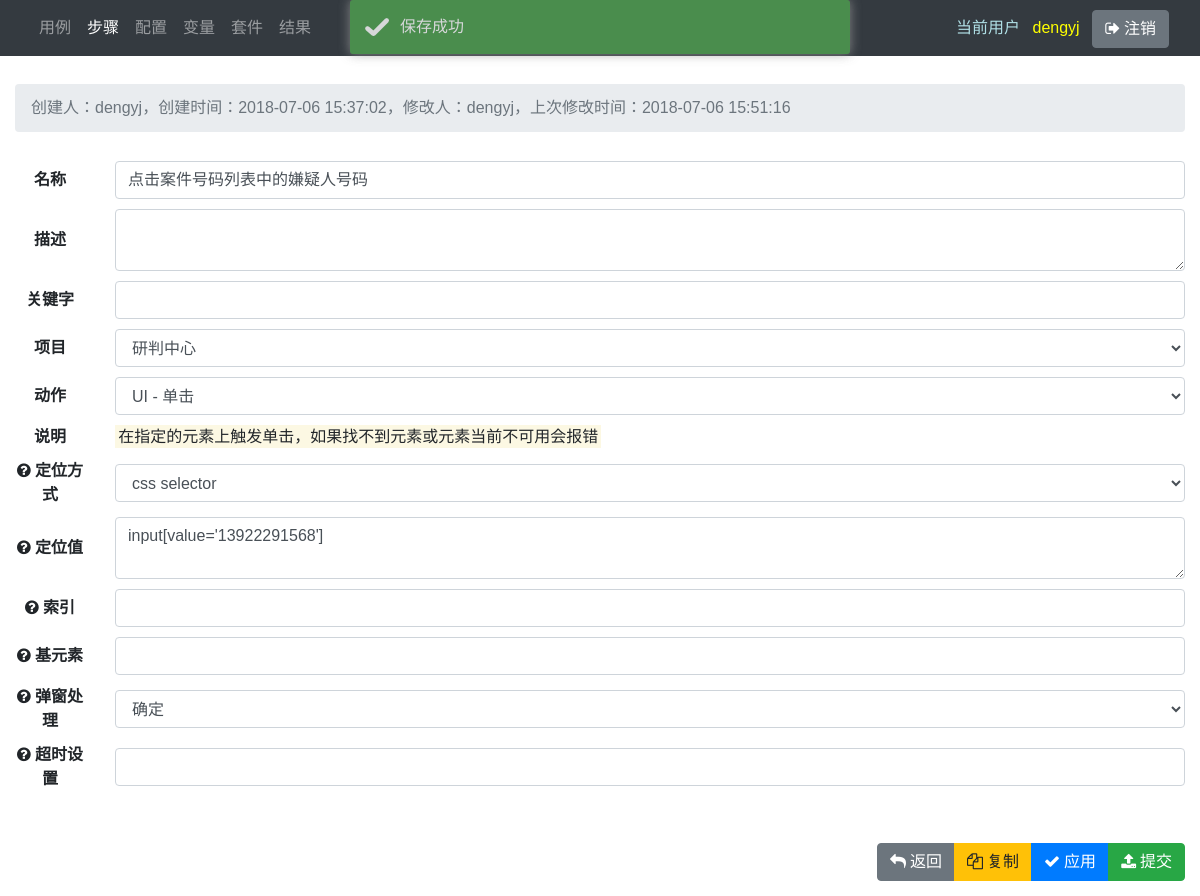
/step/65/ (signed in), run on an earlier commit of the app's database.
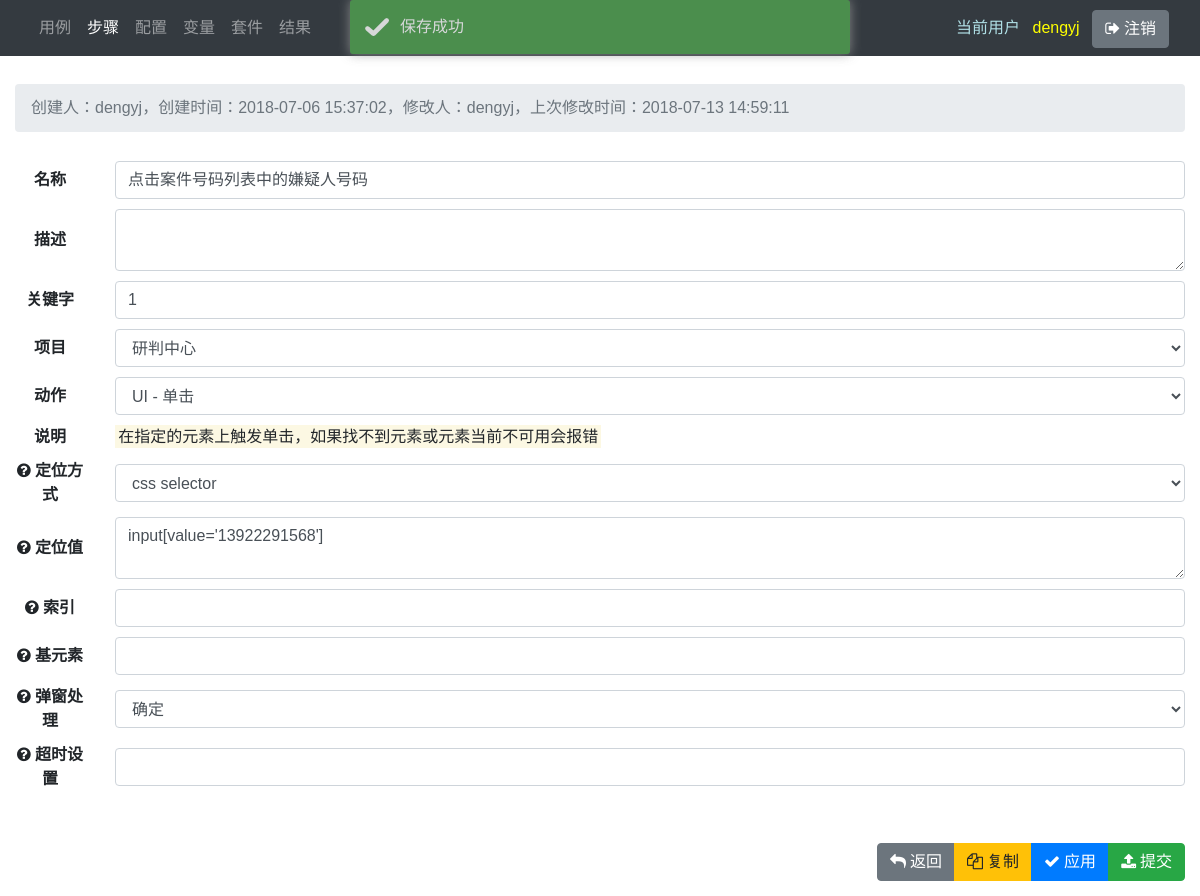
And on a later commit of the database.
### main/models.py (models this page shows, shortened)
class Step(models.Model):
    code = models.UUIDField(auto_created=True, default=uuid.uuid1, editable=False)
    name = models.CharField(max_length=100)
    description = models.TextField(blank=True)
    keyword = models.CharField(blank=True, max_length=100)
    project = models.ForeignKey('main.Project', on_delete=models.SET_NULL, blank=True, null=True)
    creator = models.ForeignKey(
        User, verbose_name='创建人', related_name='step_creator', on_delete=models.SET_NULL, blank=True, null=True)
    created_date = models.DateTimeField('创建时间', auto_now_add=True, null=True)
    modifier = models.ForeignKey(
        User, verbose_name='修改人', related_name='step_modifier', on_delete=models.SET_NULL, blank=True, null=True)
    modified_date = models.DateTimeField('修改时间', auto_now=True, null=True)
    is_active = models.BooleanField(default=True)
    action = models.ForeignKey('main.Action', on_delete=models.SET_NULL, blank=True, null=True)
    timeout = models.FloatField(blank=True, null=True)
    save_as = models.CharField(blank=True, max_length=100)
    ui_by_list = (
        (0, ''),
        (1, 'id'),
        (2, 'xpath'),
        (3, 'link text'),
        (4, 'partial link text'),
        (5, 'name'),
        (6, 'tag name'),
        (7, 'class name'),
        (8, 'css selector'),
        (9, 'public element'),
        (10, 'variable'),
    )
    ui_by = models.IntegerField(choices=ui_by_list, default=0)
    ui_locator = models.TextField(blank=True)
    ui_index = models.IntegerField(blank=True, null=True)
    ui_base_element = models.CharField(max_length=1000, blank=True)
    ui_data = models.TextField(blank=True)
    ui_special_action_list = (
        (0, ''),
        (1, '鼠标 - 单击'),
        (2, '鼠标 - 点击后不放'),
        (3, '鼠标 - 右键单击'),
        (4, '鼠标 - 双击'),
        (5, '鼠标 - 释放'),
        (6, '鼠标 - 移动到偏移点位置'),
        (7, '鼠标 - 移动到某元素中间'),
        (8, '鼠标 - 移动到某元素左上角为基准的偏移点位置'),
        (9, '鼠标 - 拖动某元素到另一元素上'),
        (10, '鼠标 - 拖动某元素到偏移点位置'),
        (11, '键盘 - 按下某键不释放'),
        (12, '键盘 - 释放某键'),
        (13, '键盘 - 发送按键（组）到当前焦点元素'),
        (14, '键盘 - 发送按键（组）到指定元素'),
    )
    ui_special_action = models.IntegerField(choices=ui_special_action_list, default=0)
    ui_alert_handle_list = (
        (1, '确定'),
        (2, '取消'),
        (3, '忽略'),
    )
    ui_alert_handle = models.IntegerField(choices=ui_alert_handle_list, default=1)
    api_url = models.TextField(blank=True)
    api_headers = models.TextField(blank=True)
    api_body = models.TextField(blank=True)
    api_data = models.TextField(blank=True)
    other_data = models.TextField(blank=True)
    other_sub_case = models.ForeignKey(
        'main.Case', on_delete=models.SET_NULL, blank=True, null=True, related_name='step_sub_case')
    class Meta:
        ordering = ['-modified_date']
        pass

### main/views/step.py (the view, shortened to what this page needs)
# urls.py: path('step/<str:pk>/', step.detail, name='step'),
@login_required
def detail(request, pk):
    next_ = request.GET.get('next', '/home/')
    inside = request.GET.get('inside')
    try:
        obj = Step.objects.select_related('creator', 'modifier').get(pk=pk)
    except Step.DoesNotExist:
        raise Http404('Step does not exist')
    if request.method == 'GET':
        related_objects = obj.case_set.filter(is_active=True)
        form = StepForm(instance=obj)
        if request.session.get('status', None) == 'success':
            prompt = 'success'
        request.session['status'] = None
        redirect_url = request.GET.get('redirect_url', request.META.get('HTTP_REFERER', '/home/'))
        return render(request, 'main/step/detail.html', locals())

### main/forms.py
class StepForm(forms.ModelForm):
    action = forms.ModelChoiceField(
        queryset=Action.objects.select_related('creator', 'modifier', 'type').order_by('type', 'pk'))
    other_sub_case = forms.ModelChoiceField(queryset=Case.objects.filter(is_active=True).order_by('pk'), required=False)
    is_active = forms.CharField(required=False, validators=[])
    project = forms.ModelChoiceField(queryset=Project.objects, required=True)
    class Meta:
        model = Step
        fields = '__all__'
        widgets = {
        }

### main/models.py (called while the page is built)
    def __str__(self):
        return self.name

    @property
    def full_name(self):
        return '{} - {}'.format(self.type, self.name)

    def __str__(self):
        return self.full_name

    def __str__(self):
        return self.name

    def __str__(self):
        return self.name

### main/templates/main/step/detail.html (shortened to what the changed rows need)
{% extends 'main/detail_base.html' %}
{% block detail_form %}
    <form method="post" id="object_form" novalidate>
        <div class="row align-items-center" base>
            <div class="col" form_data>
                {% include 'main/include/form_input.html' with field=form.name %}
            </div>
        </div>
        <div class="row align-items-center" base>
            <div class="col" form_data>
                {% include 'main/include/form_textarea.html' with field=form.description rows='2' %}
            </div>
        </div>
        <div class="row align-items-center" base>
            <div class="col" form_data>
                {% include 'main/include/form_input.html' with field=form.keyword %}
            </div>
        </div>
        <div class="row align-items-center" base>
            <div class="col" form_data>
                {% include 'main/include/form_input.html' with field=form.project %}
            </div>
        </div>
        <div class="row align-items-center" base>
            <div class="col" form_data>
                {% include 'main/include/form_input.html' with field=form.action %}
            </div>
        </div>
        <div class="row align-items-center" ui name="ui_by">
            <div class="col" form_data>
                {% include 'main/include/form_input.html' with field=form.ui_by %}
            </div>
        </div>
        <div class="row align-items-center" ui name="ui_locator">
            <div class="col" form_data>
                {% include 'main/include/form_textarea.html' with field=form.ui_locator rows='2' %}
            </div>
        </div>
        <div class="row align-items-center" ui name="ui_index">
            <div class="col" form_data>
                {% include 'main/include/form_input.html' with field=form.ui_index %}
            </div>
        </div>
        <div class="row align-items-center" ui name="ui_base_element">
            <div class="col" form_data>
                {% include 'main/include/form_input.html' with field=form.ui_base_element %}
            </div>
        </div>
        <div class="row align-items-center" ui name="ui_alert_handle">
            <div class="col" form_data>
                {% include 'main/include/form_input.html' with field=form.ui_alert_handle %}
            </div>
        </div>
        <div class="row align-items-center" common name="timeout">
            <div class="col" form_data>
                {% include 'main/include/form_input.html' with field=form.timeout %}
            </div>
        </div>
    </form>
{% endblock %}

### main/templates/main/include/detail_header.html
<ol class="breadcrumb my-4">
    <li class="breadcrumb-item active">
    {% if form.initial %}
        创建人：{{ obj.creator }}，创建时间：{{ obj.created_date }}，修改人：{{ obj.modifier }}，上次修改时间：{{ obj.modified_date }}
    {% else %}
        添加
    {% endif %}
    </li>
</ol>

### main/templates/main/include/form_input.html
{% load widget_tweaks %}
{% if field.errors %}
    {% render_field field class="form-control is-invalid" placeholder=placeholde %}
    {% for error in field.errors %}
        <div class="invalid-feedback">{{ error }}</div>
    {% endfor %}
{% else %}
    {% render_field field class="form-control" placeholder=placeholder %}
{% endif %}

### main/templates/main/include/form_textarea.html
{% load widget_tweaks %}
{% if field.errors %}
    {% render_field field class="form-control is-invalid" placeholder=placeholder rows=rows%}
    {% for error in field.errors %}
        <div class="invalid-feedback">{{ error }}</div>
    {% endfor %}
{% else %}
    {% render_field field class="form-control" placeholder=placeholder rows=rows%}
{% endif %}

What changed in the data, as far as the page shows it:
changed Step "点击案件号码列表中的嫌疑人号码": modified_date "2018-07-06 15:51:16" → "2018-07-13 14:59:11"; keyword (not shown) → "1"
